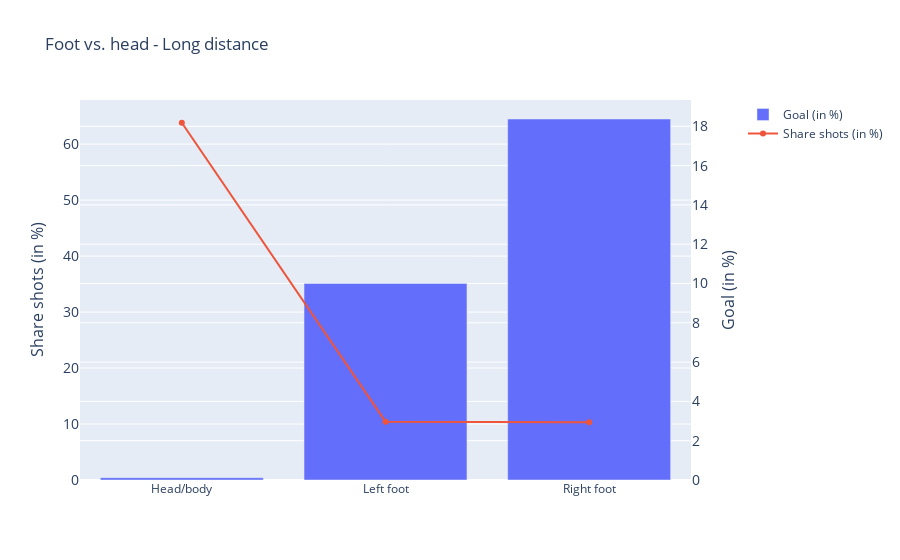

The notebook cell saved with this chart:
### Code cell
graph_shot_long

### Figure 1 — Plotly figure (JSON) as saved in the notebook; plotly's stock layout.template omitted (floating-point values rounded to 4 significant figures)
{"data": [{"name": "Goal (in %)", "type": "bar", "x": ["Head/body", "Left foot", "Right foot"], "y": [0.4095, 35.11, 64.48]}, {"name": "Share shots (in %)", "type": "scatter", "x": ["Head/body", "Left foot", "Right foot"], "xaxis": "x", "y": [18.18, 2.969, 2.945], "yaxis": "y2"}], "layout": {"hovermode": false, "title": {"text": "Foot vs. head - Long distance"}, "xaxis": {"anchor": "y", "domain": [0, 0.94]}, "yaxis": {"anchor": "x", "domain": [0, 1], "rangemode": "tozero", "tickfont": {"size": 14}, "title": {"font": {"size": 16}, "text": "Share shots (in %)"}}, "yaxis2": {"anchor": "x", "overlaying": "y", "rangemode": "tozero", "side": "right", "tickfont": {"size": 14}, "title": {"font": {"size": 16}, "text": "Goal (in %)"}}}}
